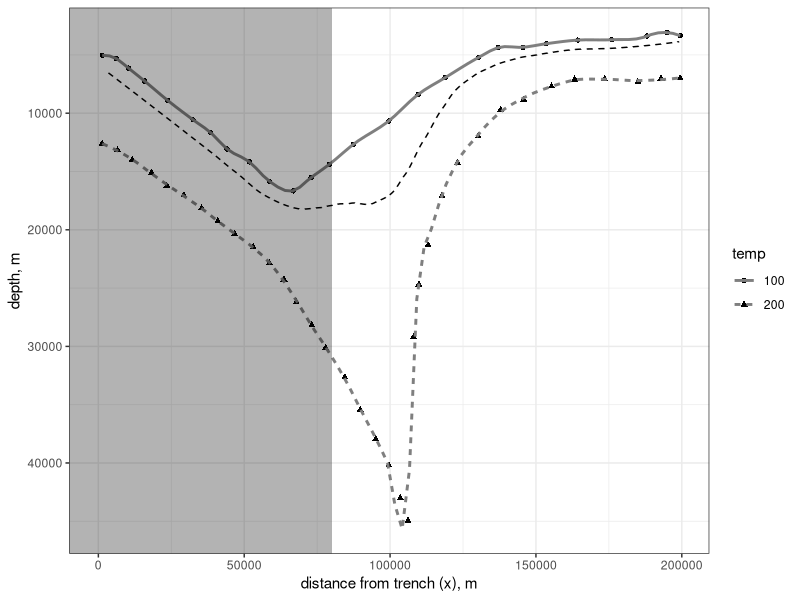
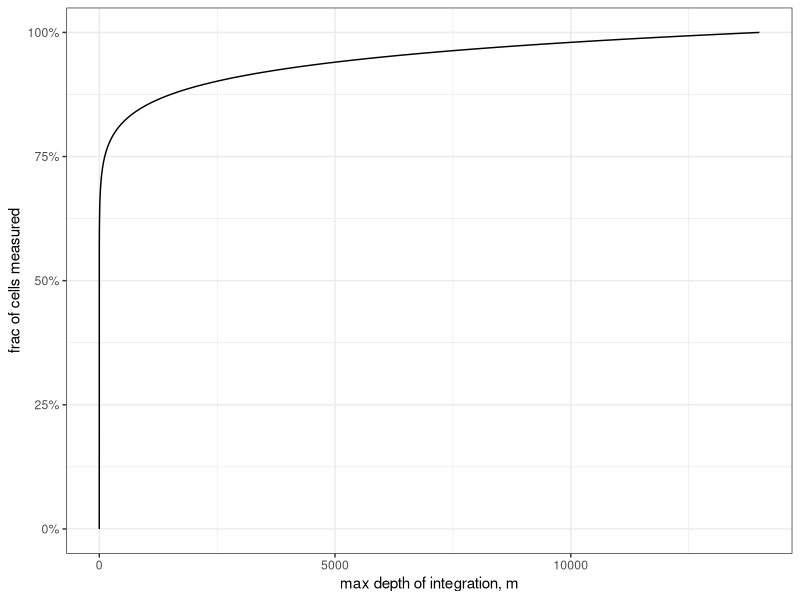

Write R code to recreate these figures, in order.
## ---- chunk 1
library(tidyverse)
library(readxl)
theme_set(theme_bw())
## ---- chunk 2
d <- readxl::read_xlsx("data/Harris 2010 isotherm paper.xlsx", sheet = "Sheet1") %>%
  filter(!is.na(x.km)) %>%
  mutate(temp = as.factor(temp),
         x.m = x.km * 1000,
         z.m = z.km * 1000)

# Now empirically fit a spline to each isotherm, and then calculate the 122 C isotherm as 22% of the way from teh 100 to the 200 isotherm
# make_loess <- function(x) loess(z.m ~ x.m, data = x)
# splines <- d %>%
#   group_by(temp) %>%
#   nest() %>%
#   map(data, make_loess) # wtf map(), why u no work?
x.m.max <- max(d$x.m)
my.span <- 0.175
spline_100 <- loess(z.m ~ x.m, data = d %>% filter(temp == "100"), span = my.span)
spline_200 <- loess(z.m ~ x.m, data = d %>% filter(temp == "200"), span = my.span) 

# Predict the spline values at every 1-m interval (which is overkill, but saves me multiplying by a constant)
grid <- data.frame(x.m = seq(from = 0, to = x.m.max, by = 1))
preds.100 <- predict(spline_100, newdata = grid)
preds.200 <- predict(spline_200, newdata = grid)
preds.122 <- preds.100 + 0.22*(preds.200 - preds.100)

d_pred <- data.frame(x.m = grid$x.m, z.pred.122 = preds.122)

# Note that this is kinda janky. THe proper thing to do would be to interpolate the contour lines
# for which there are several R packages (contoureR, gr.devices::contourLines) that might work
set.seed(2112)
spline.122 <- loess(z.pred.122 ~ x.m, data = d_pred %>% slice_sample(n = 200), span = 0.3)
z.pred.122.smooth <- predict(spline.122, newdata = grid)
d_pred <- d_pred %>% 
  mutate(z.pred.122.smooth = z.pred.122.smooth)

p_isotherms <- ggplot() +
  geom_point(data = d, aes(x=x.m, y=z.m, shape = temp)) + 
  geom_smooth(data = d, aes(x=x.m, y=z.m, linetype = temp), method = "loess", se=FALSE, span = 0.175, colour = "gray50") +
  #geom_line(data = d_pred, aes(x=x.m, y=z.pred.122), linetype = 2) +
  geom_line(data = d_pred, aes(x=x.m, y=z.pred.122.smooth), linetype = 2) +
  #geom_vline(xintercept = 80000, linetype =3) + 
  geom_rect(data = data.frame(xmin = -Inf, xmax = 80000, ymin = -Inf, ymax = Inf), aes(xmin = xmin, xmax = xmax, ymin = ymin, ymax = ymax), fill = "black", alpha = 0.3) + 
  scale_x_continuous(name  = "distance from trench (x), m") +
  scale_y_reverse(name = "depth, m") 
print(p_isotherms)
## ---- chunk 3
calc_c_col <- function(z.iso, A.m, B) {
  c.col <- 10^A.m*z.iso^(B+1) / (B+1)
  c.col
}
## ---- chunk 4
# Parameters
A.m <- 8.16 + 6
B <- -0.94
y.m <- 273.427 * 1000 # along-trench width of the integration box
# Calculate c_col for each depth
d_pred <- d_pred %>%
  mutate(c.col = calc_c_col(z.iso = z.pred.122.smooth, A.m = A.m, B = B),
         c.cross.section = c.col * y.m) 
## ---- chunk 5
n.cells <- sum(d_pred$c.cross.section[d_pred$x.m >= 80*1000], na.rm = TRUE) # the last half kilometer is NA - it doesn't matter numerically, but I don't know why off the top of my head
## ---- chunk 6
c.est <- y.m*(10^14.16*(200-80)*1000)^0.06/0.06
## ---- chunk 7
z <- 0:14000
c.col <- calc_c_col(z, A.m = A.m, B = B)
c.frac <- c.col / max(c.col, na.rm = TRUE)

dfc <- data.frame(z = z, c.frac = c.frac)
ggplot(dfc, aes(x = z, y = c.frac)) +
  geom_line() +
  scale_y_continuous(labels = scales::label_percent()) +
  xlab("max depth of integration, m") + 
  ylab("frac of cells measured")
